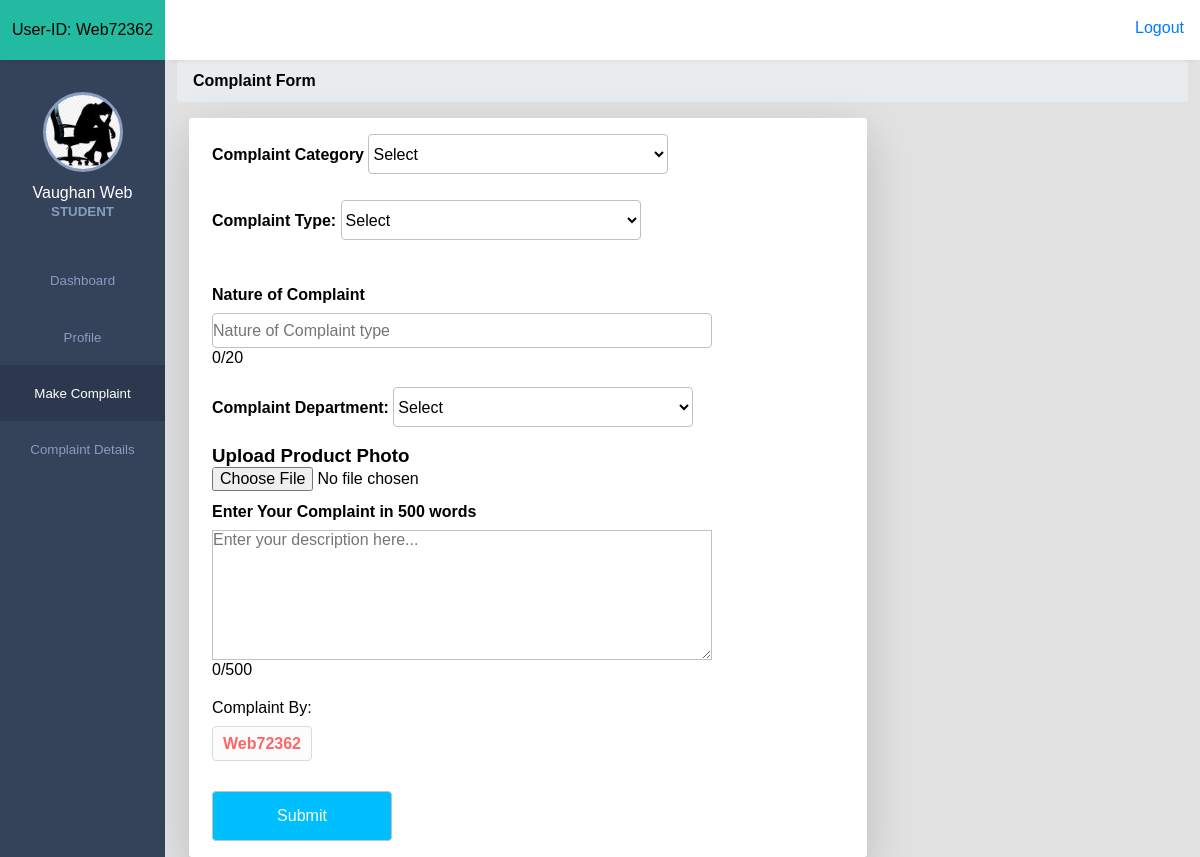
Screenshot of /student_dashboard/make_complaint.php (signed in) with the database file from the repository.
### tables this page shows
CREATE TABLE `register` (
  `id` int(11) NOT NULL,
  `name` varchar(255) DEFAULT NULL,
  `email` varchar(50) NOT NULL,
  `phone` varchar(10) DEFAULT NULL,
  `dob` varchar(20) DEFAULT NULL,
  `password` varchar(50) DEFAULT NULL,
  `role` varchar(20) DEFAULT NULL,
  `registration_datetime` datetime DEFAULT current_timestamp(),
  `last_login_time` datetime DEFAULT NULL,
  `fake_user` varchar(8) DEFAULT NULL,
  `profile_image` varchar(255) DEFAULT NULL
);

### student_dashboard/make_complaint.php (the view, shortened to what this page needs)
<!DOCTYPE html>
<html lang="en">
<head>
    <link rel="stylesheet" href="../css/user.css">
    <link rel="stylesheet" href="../css/cart.css">
    <link rel="stylesheet" href="../student_dashboard/style.css">
    <link rel="stylesheet" href="https://cdnjs.cloudflare.com/ajax/libs/font-awesome/6.4.0/css/all.min.css"
 />
    <link rel="stylesheet" href="../profile_student/form.css">
</head>
<body>
    <?php include_once("../student_dashboard/student_dash.php"); ?>
    <div class="main-content">
        <div class="container-fluid">
            <div id="products" class="section">
                <div class="main">
                    <div id="products" class="section">
                        <section class="main">
                            <section class="Products">
                                <div class="product-details">
                                    <div class="product-adding-form">
                                        <ol class="breadcrumb mb-4">
                                            <li class="breadcrumb-item active"><b>Complaint Form</b></li>
                                        </ol>
                                        <div class="col-lg-10">
                                            <div class="row justify-content-center">
                                                <div class="col-lg-10">
                                                    <div class="card shadow-lg border-0 rounded-lg mt-5">
                                                        <form action="redirect.php" method="POST" id="product_form"
                                                            onsubmit="return confirmSubmission();">
                                                            <div class="product-form-fill">
                                                                <div class="brand_info">
                                                                    <div class="complaint_category">
                                                                        <label for="complaint_category"><b>Complaint
                                                                            Category</b></label>
                                                                        <select id="complaint_category"
                                                                            name="complaint_category" required>
                                                                            <option value="" disabled selected>Select
                                                                            </option>
                                                                        </select>
                                                                    </div>
                                                                    <div class="complaint_type">
                                                                        <label for="complaint_type"><b>Complaint
                                                                            Type:</b></label>
                                                                        <select id="complaint_type"
                                                                            name="complaint_type" required>
                                                                            <option value="" disabled selected>Select
                                                                            </option>
                                                                        </select>
                                                                    </div>
                                                                </div>
                                                                <br />
                                                                <label for="name"><b>Nature of Complaint</b></label>
                                                                <input type="text" id="name" name="name"
                                                                    placeholder="Nature of Complaint type"
                                                                    oninput="updateCharacterCount(this)" maxlength="20"
                                                                    required />
                                                                <span><span id="natureNum">0</span>/20</span>
                                                                <br />
                                                                <div class="display_types">
                                                                    <div class="dis_type">
                                                                        <label for="complaint_department"><b>Complaint
                                                                            Department:</b></label>
                                                                        <select id="complaint_department"
                                                                            name="complaint_department" required>
                                                                            <option value="" disabled selected>Select
                                                                            </option>
                                                                        </select>
                                                                    </div>
                                                                    <div class="photo">
                                                                        <br />
                                                                        <h1>Upload Product Photo</h1>
                                                                        <input type="file" id="photoInput" name="image"
                                                                            accept="image/*" />
                                                                    </div>
                                                                </div>
                                                                <label for="description"><b>Enter Your Complaint in 500
                                                                    words</b></label>
                                                                <textarea name="description" id="field"
                                                                    oninput="countChar(this)" maxlength="500"
                                                                    placeholder="Enter your description here..."
                                                                    required></textarea>
                                                                <span><span id="charNum">0</span>/500</span>
                                                                <br>
                                                                <label for="Complaint">Complaint By:</label>
                                                                <input disabled type="text" class="not-allowed"
                                                                    name="complain"
                                                                    value="<?php echo $row['fake_user']; ?>"
                                                                    style="width:100px; text-align:center; cursor: not-allowed; margin-bottom:10px; color:red; font-weight:bold"
                                                                    readonly disabled>
                                                                <br>
                                                                <input type="submit" value="Submit" name="submit"
                                                                    class="button" />
                                                        </form>
                                                    </div>
                                                </div>
                                            </div>
                                        </div>
                                    </div>
                                </div>
                    </div>
                </div>
            </div>
        </div>
    </div>
</body>
</html>

### student_dashboard/student_dash.php (shortened to what this page needs)
<!DOCTYPE html>
<html lang="en">
<head>
    <link rel="stylesheet" href="style.css">
    <link rel="stylesheet"
        href="https://maxst.icons8.com/vue-static/landings/line-awesome/line-awesome/1.3.0/css/line-awesome.min.css">
</head>
<body>
    <?php
    include_once('../connection/connection.php');
    $userId = $_SESSION['user_id'];
    $selectQuery = "SELECT fake_user FROM register WHERE id = '$userId'";
    $selectExe = mysqli_query($con, $selectQuery);
    $row = mysqli_fetch_assoc($selectExe);
    if (isset($_SESSION['user_name'])) {
        $userName = $_SESSION['user_name'];
        $userType = $_SESSION['role'];
    } else {
        header("Location: ../login/login.php");
        exit();
    }
    ?>
    <div class="sidebar">
        <div class="side-header">
            <p><span>User-ID: <?php echo $row['fake_user']; ?></span></p>
        </div>
        <div class="side-content">
            <div class="profile">
                <?php
        if (isset($_SESSION['fake_user'])) {
        $fakeUserID = $_SESSION['fake_user'];
        $selectQuery = "SELECT id, name, fake_user, profile_image FROM register WHERE fake_user = '$fakeUserID'";
        $selectExe = mysqli_query($con, $selectQuery);
        if (mysqli_num_rows($selectExe) > 0) {
            $row = mysqli_fetch_assoc($selectExe);
            $img = $row['profile_image'];
            $userName = $row['name'];
            if ($img && file_exists('../photoes/' . $img)) {
                $profileImageURL = '../photoes/' . $img;
            } else {
                $profileImageURL = '../photoes/user.png';
            }
        } else {
            echo "No user found with the specified fake_user ID.";
        }
    } else {
        echo "Session 'fake_user' variable not set or session not started.";
    }
    ?>
                <div class="profile-img bg-img" style="background-image: url('<?php echo $profileImageURL; ?>');"></div>
                <h4><?php echo $userName; ?></h4>
                <small style="text-transform: uppercase"><?php echo $userType; ?></small>
            </div>
            <div class="side-menu">
                <ul>
                    <li>
                        <a href="../student_dashboard/scontent.php">
                            <small>Dashboard</small>
                        </a>
                    </li>
                    <li>
                        <a href="../profile_student/profile_setting.php">
                            <small>Profile</small>
                        </a>
                    </li>
                    <li>
                        <a href="../student_dashboard/make_complaint.php">
                            <small>Make Complaint</small>
                        </a>
                    </li>
                    <li>
                        <a href="../student_dashboard/complaint_details.php">
                            <small>Complaint Details</small>
                        </a>
                    </li>
                </ul>
            </div>
        </div>
    </div>
    <div class="main-content">
        <header>
            <div class="header-content">
                <div class="header-menu">
                    <div class="user">
                        <div class="bg-img" style="background-image: url(img/1.jpeg)"></div>
                        <a href="../login/logout.php" style="text-decoration: none;">
                            <span style="font-size:16px">Logout</span></a>
                    </div>
                </div>
            </div>
        </header>
    </div>
</body>
</html>

### css/user.css (style rules this page uses)
* { margin: 0; padding: 0; outline: none; border: none; text-decoration: none; box-sizing: border-box; list-style-type: none; font-family: "Poppins", sans-serif; }
body { background: rgb(226, 226, 226); }
.main { position: relative; padding: 7px; width: 100%; margin-top: 60px; }
.product-form-fill { justify-content: space-evenly; margin-left: 7px; width: 50%; display: flex; flex-direction: column; }
input { height: 35px; width: 500px; border-radius: 4px; align-items: center; justify-content: center; display: flex; }
select { height: 40px; width: 400px; border-radius: 4px; background-color: #fff; }
.brand_info { display: flex; gap: 10%; }
.brand_info select { justify-content: space-evenly; width: 300px; }
.button { height: 50px; width: 180px; background-color: deepskyblue; color: rgb(255, 255, 255); }
.display_types select { width: 300px; }
.display_types { display: flex; gap: 10%; }
.product-form-fill { gap: 1px; }
textarea { min-width: auto; max-width: 95vh; height: 130px; }
[disabled] { opacity: .6; cursor: default; }
.not-allowed { cursor: not-allowed; }
.profile-img { height: 120px; width: 120px; }

### student_dashboard/style.css (style rules this page uses)
:root { --main-color: #22BAA0; --color-dark: #34425A; --text-grey: #B0B0B0; }
* { margin: 0; padding: 0; text-decoration: none; list-style-type: none; box-sizing: border-box; font-family: 'Merriweather', sans-serif; }
.sidebar { position: fixed; height: 100%; width: 165px; left: 0; bottom: 0; top: 0; z-index: 100; background: var(--color-dark); transition: left 300ms; }
.side-header { box-shadow: 0px 5px 5px -5px rgb(0 0 0 /10%); background: var(--main-color); height: 60px; display: flex; justify-content: center; align-items: center; }
.side-content { height: calc(100vh - 60px); overflow: auto; }
.profile { text-align: center; padding: 2rem 0rem; }
.bg-img { background-repeat: no-repeat; background-size: cover; border-radius: 50%; background-size: cover; }
.profile-img { height: 80px; width: 80px; display: inline-block; margin: 0 auto .5rem auto; border: 3px solid #899DC1; }
.profile h4 { color: #fff; font-weight: 500; }
.profile small { color: #899DC1; font-weight: 600; }
.side-menu ul { text-align: center; }
.side-menu a { display: block; padding: 1.2rem 0rem; }
.side-menu a.active { background: #2B384E; }
.side-menu a.active span, .side-menu a.active small { color: #fff; }
.side-menu a span, .side-menu a small { color: #899DC1; }
.main-content { margin-left: 165px; width: calc(100% - 165px); transition: margin-left 300ms; }
header { position: fixed; right: 0; top: 0; left: 165px; z-index: 100; height: 60px; box-shadow: 0px 5px 5px -5px rgb(0 0 0 /10%); background: #fff; transition: left 300ms; }
.header-content, .header-menu { display: flex; align-items: center; }
.header-content { justify-content: space-between; padding: 0rem 1rem; }
.header-menu { justify-content: flex-end; padding-top: .5rem; }
.user { display: flex; align-items: center; }
.user div, .client-img { height: 40px; width: 40px; margin-right: 1rem; }
.user span:last-child { display: inline-block; margin-left: .3rem; font-size: .8rem; }
.card { box-shadow: 0px 5px 5px -5px rgb(0 0 0 / 10%); background: #fff; padding: 1rem; border-radius: 3px; }
input, button, select { outline: none; }

### student_dashboard/make_complaint.php (style rules this page uses)
.main { padding: 0px; }
@media only screen and (max-width: 1200px) { * { flex-wrap: wrap; } }
input, select, textarea { border: 0.80px solid silver; }
.photo input { border: none; }

### student_dashboard/student_dash.php (style rules this page uses)
@media only screen and (max-width: 1200px) { .main-content { margin-right: 0; } }

### rows the page displays
register: fake_user "Web72362", profile_image (picture), name "Vaughan Web", complain "Web72362"

### other values shown
$userType "STUDENT"
